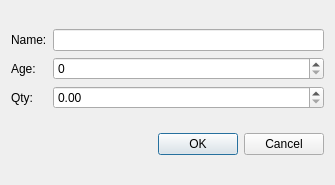
<?xml version="1.0" encoding="UTF-8"?>
<ui version="4.0">
 <class>Dialog</class>
 <widget class="QDialog" name="Dialog">
  <property name="geometry">
   <rect>
    <x>0</x>
    <y>0</y>
    <width>335</width>
    <height>185</height>
   </rect>
  </property>
  <property name="windowTitle">
   <string>Dialog</string>
  </property>
  <layout class="QVBoxLayout" name="verticalLayout">
   <item>
    <layout class="QGridLayout" name="gridLayout">
     <item row="0" column="0">
      <widget class="QLabel" name="label">
       <property name="text">
        <string>Name:</string>
       </property>
      </widget>
     </item>
     <item row="0" column="1">
      <widget class="QLineEdit" name="txtName"/>
     </item>
     <item row="1" column="0">
      <widget class="QLabel" name="label_2">
       <property name="text">
        <string>Age:</string>
       </property>
      </widget>
     </item>
     <item row="1" column="1">
      <widget class="QSpinBox" name="sbAge"/>
     </item>
     <item row="2" column="0">
      <widget class="QLabel" name="label_3">
       <property name="text">
        <string>Qty:</string>
       </property>
      </widget>
     </item>
     <item row="2" column="1">
      <widget class="QDoubleSpinBox" name="sbQty"/>
     </item>
    </layout>
   </item>
   <item>
    <widget class="QDialogButtonBox" name="buttonBox">
     <property name="standardButtons">
      <set>QDialogButtonBox::Cancel|QDialogButtonBox::Ok</set>
     </property>
    </widget>
   </item>
  </layout>
 </widget>
 <resources/>
 <connections/>
</ui>
